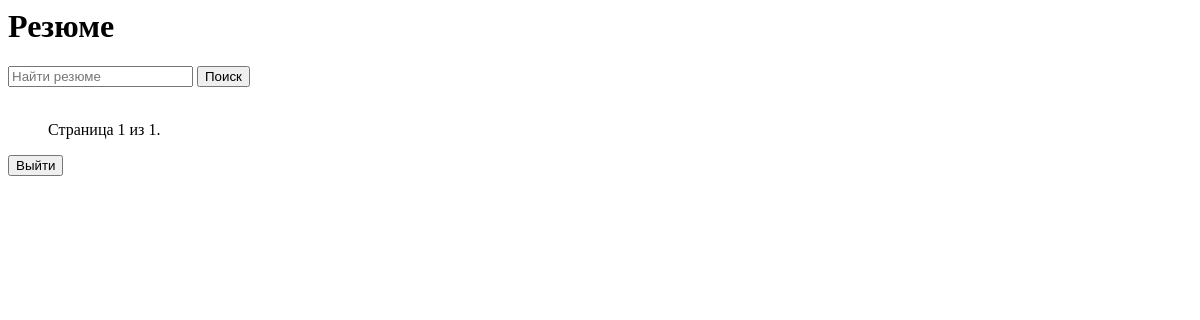
Before: /resume_list/ with the older database file.
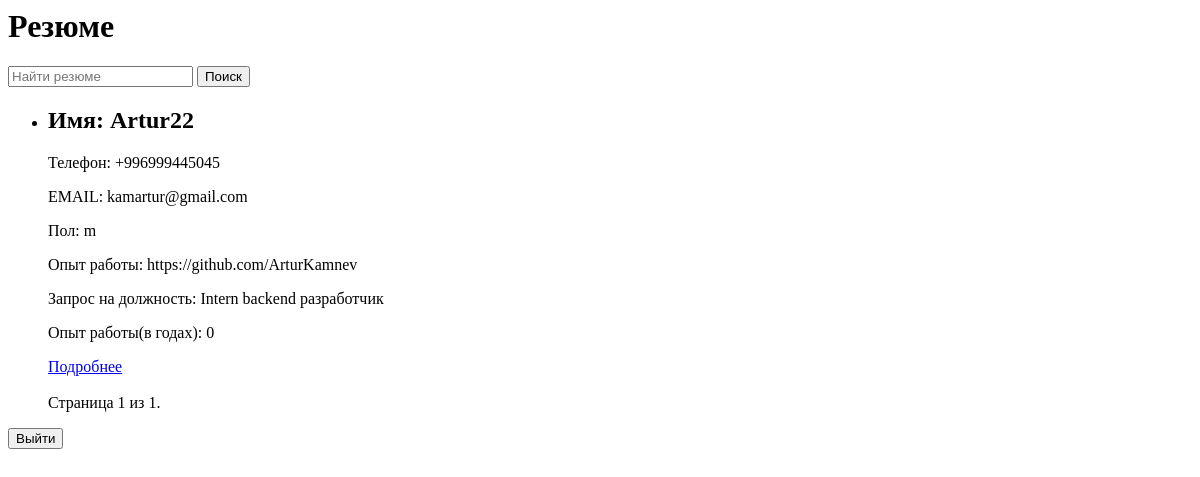
After: the same page with the newer database file.
### workregister/models.py (models this page shows, shortened)
class CustomUser(User):
    phone_number = models.CharField(max_length=15)
    gender = models.CharField(max_length=25, default='m')
    link_to_resume = models.URLField()
    position = models.CharField(max_length=150)
    experience_years = models.IntegerField()
    views = models.PositiveIntegerField(default=0, null=True)

### workregister/views.py (the view)
# urls.py: path('resume_list/', views.ResumeListView.as_view(), name='resume_list'),
class ResumeListView(generic.ListView):
    template_name = 'resume_list.html'
    paginate_by = 2
    model = models.CustomUser
    context_object_name = 'resumes'
    def get_queryset(self):
        return self.model.objects.all().order_by('-id')
    def get_context_data(self, **kwargs):
        context = super().get_context_data(**kwargs)
        context['resumes'] = context['page_obj']
        return context

### templates/resume_list.html (shortened to what this page needs)
<h1>Резюме</h1>
<form action="{% url 'resume_search'  %}" method="GET" enctype="multipart/form-data">
    <input type="text" type="search" name="s" placeholder="Найти резюме">
    <button type="submit">Поиск</button>
</form>
<ul>
    {% for resume in resumes %}
    <li>
        <h2>Имя: {{ resume.username }}</h2>
        <p>Телефон: {{ resume.phone_number }}</p>
        <p>EMAIL: {{ resume.email }}</p>
        <p>Пол: {{ resume.gender }}</p>
        <p>Опыт работы: {{ resume.link_to_resume }}</p>
        <p>Запрос на должность: {{ resume.position }}</p>
        <p>Опыт работы(в годах): {{ resume.experience_years }}</p>
        <a href="{% url 'resume_detail' resume.id %}">Подробнее</a>
    </li>
    {% endfor %}
{% if not is_search %}
<div class="pagination">
    <span class="step-links">
        <br>
        <span class="current">
            Страница {{ resumes.number }} из {{ resumes.paginator.num_pages }}.
        </span>
    </span>
</div>
{% endif %}
</ul>
<form action="{% url 'logout' %}" method="post" style="display:inline;">
    <button type="submit" class="logout-btn">Выйти</button>
</form>

Changed rows visible on the page:
added CustomUser: username "Artur22", phone_number "+996999445045", email "kamartur@gmail.com", gender "m", link_to_resume "https://github.com/ArturKamnev", position "Intern backend разработчик", experience_years "0"
